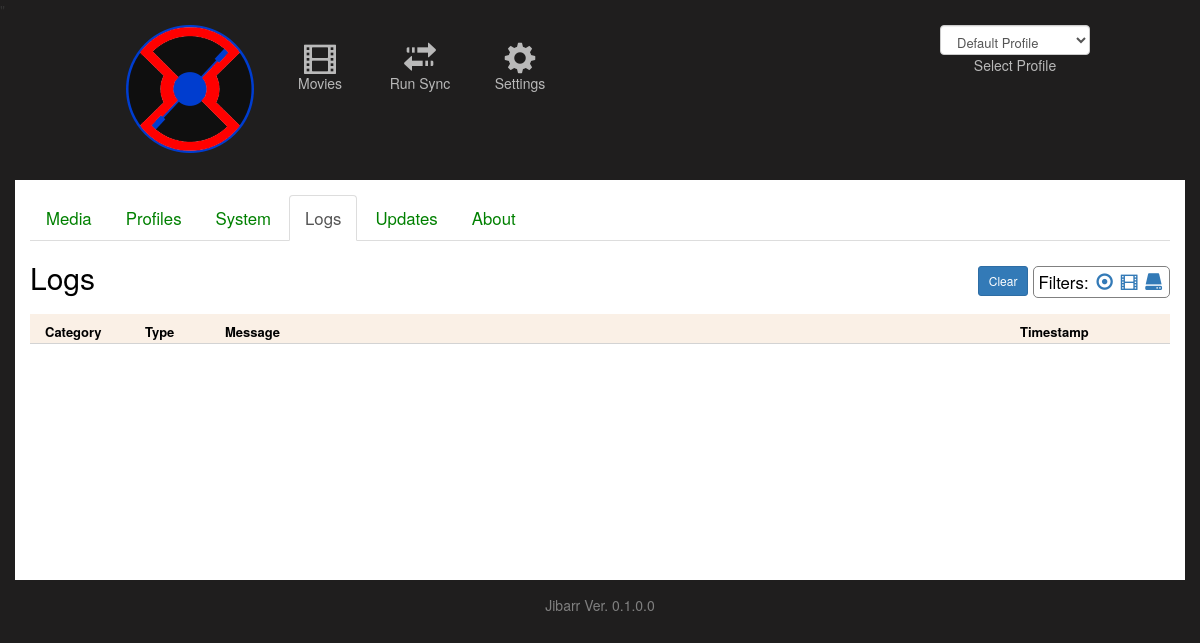
The page /jibarr/logs/?filter=Media on the database as committed earlier.
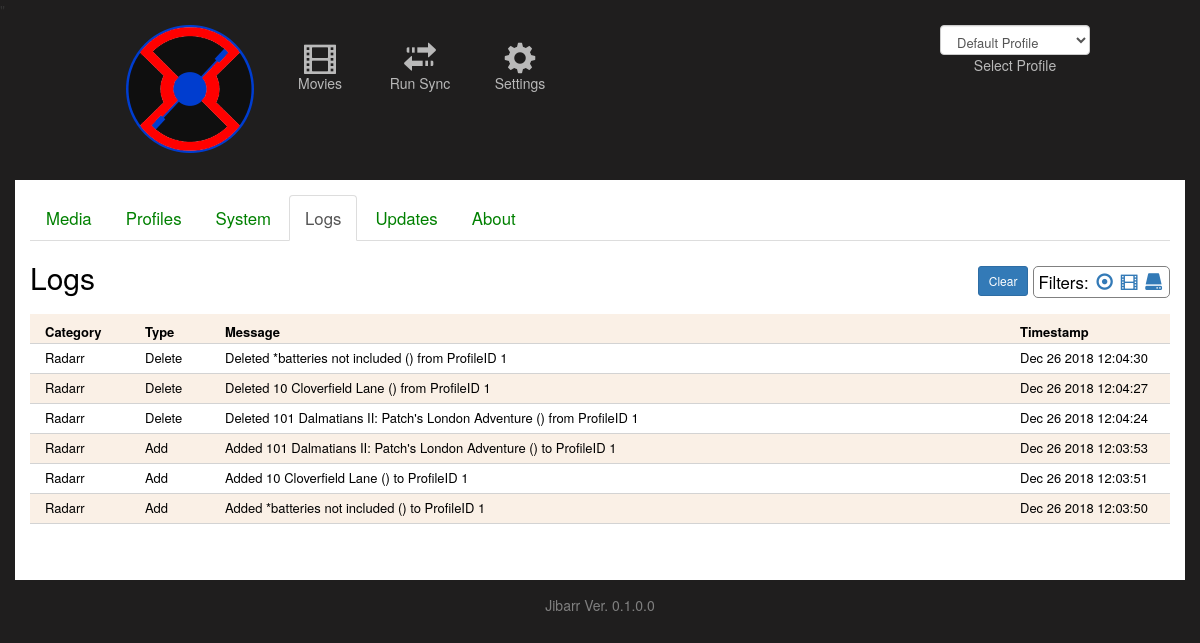
The same page on the database as committed later.
### jibarr/models/settings.py (models this page shows)
class Settings(models.Model):
    id = models.IntegerField(db_column='Id', auto_created=True, primary_key=True, serialize=False, verbose_name='ID')
    radarr_enabled = models.IntegerField(db_column='RADARR_Enabled', null=False)
    radarr_path =  models.TextField(db_column='RADARR_Path')
    radarr_apikey = models.TextField(db_column='RADARR_APIKey')
    radarr_last_sync = models.TextField(db_column='RADARR_Last_Sync')
    sonarr_enabled = models.IntegerField(db_column='SONARR_Enabled', null=False)
    sonarr_path =  models.TextField(db_column='SONARR_Path')
    sonarr_apikey = models.TextField(db_column='SONARR_APIKey')
    sonarr_last_sync = models.TextField(db_column='SONARR_Last_Sync')
    lidarr_enabled = models.IntegerField(db_column='LIDARR_Enabled', null=False)
    lidarr_path =  models.TextField(db_column='LIDARR_Path')
    lidarr_apikey = models.TextField(db_column='LIDARR_APIKey')
    lidarr_last_sync = models.TextField(db_column='LIDARR_Last_Sync')
    jibarr_version = models.TextField(db_column='Jibarr_Version')
    scheduler_enabled = models.IntegerField(db_column='Scheduler_Enabled')
    objects = models.Manager()
    class Meta:
        managed = False
        db_table = 'Jibarr_settings'

### jibarr/models/logs.py (models this page shows)
class Logs(models.Model):
    id = models.AutoField(auto_created=True, primary_key=True, serialize=False, verbose_name='ID')
    log_type = models.CharField(max_length=25)
    log_message = models.CharField(max_length=2000)
    log_datetime = models.CharField(max_length=200)
    log_category = models.CharField(max_length=25)
    objects = models.Manager()
    class Meta:
        db_table = 'Jibarr_logs'

### jibarr/views/logs.py (the view)
def logs(request):
    prof_id = 1
    try:
        prof_id = request.session["prof_id"]
    except KeyError:
        pass
    filterCriteria = "all"
    try:
        if(request.GET.get("filter")):
            if(request.GET.get("filter") == "Media"):
                filterCriteria = "Radarr"
            else:
                filterCriteria = request.GET.get("filter")
    except KeyError:
        pass
    system_settings = Settings.objects.all()[:1].get()
    prof_list = Profile.objects.all()
    if(filterCriteria=='all'):
        log_list = Logs.objects.all().order_by('-log_datetime')
    else:
        log_list = Logs.objects.all().order_by('-log_datetime').filter(log_category = filterCriteria)
    context = {
        'system_settings': system_settings,
        'log_list': log_list,
        'prof_list': prof_list,
        'prof_id': prof_id
    }
    template = loader.get_template("jibarr/logs.html")
    return HttpResponse(template.render(context, request))

### jibarr/templates/jibarr/logs.html (shortened to what this page needs)
{% extends "./base.html" %}
{% load static %}
{% block content %}
<div class='CONTAINER' style="font-size:larger;padding-bottom:20px;">
    <ul class="nav nav-tabs" style="margin-top:10px;">
        <li><a href="/jibarr/settings">Media</a></li>
        <li><a href="/jibarr/profiles">Profiles</a></li>
        <li><a href="/jibarr/systemsettings">System</a></li>
        <li class="active"><a href="/jibarr/logs">Logs</a></li>
        <li><a href="/jibarr/updates">Updates</a></li>
        <li><a href="/jibarr/about">About</a></li>
    </ul>
    <div style="padding-bottom:10px;">
        <div style="float:right;">
            <div id="divFilters" style="margin-top:5px;float:right;border-radius:5px;border:1px solid grey;padding:3px 4px 3px 4px;">
                Filters:
                <a href="?filter=all"><i style="padding-left:3px;padding-right:3px;cursor:pointer;" class='glyphicon glyphicon-record' title='Show All' ></i></a>
                <a href="?filter=Media"><i style="padding-right:3px;cursor:pointer;" class='glyphicon glyphicon-film' title='Show Media Only'></i></a>
                <a href="?filter=System"><i style="padding-right:3px;cursor:pointer;" class='glyphicon glyphicon-hdd' title='Show System Only'></i></a>
            </div>
            <div style="float:right;padding:5px;">
                <button type="button" class="btn btn-primary btn-sm" onclick="clearLogs();">Clear</button>
            </div>
        </div>
        <h2>Logs </h2>
    </div>
    <div class="divRow" style="font-size:small;font-weight:bold;padding-left:15px;padding-top:9px;">
        <div style="float:left;width:100px;">Category</div>
        <div style="float:left;width:80px;">Type</div>
        <div style="float:left;">Message</div>
        <div style="float:right;width:150px;">Timestamp</div>
    </div>
    {% for var in log_list %}
    <div class="divRow" style="font-size:small;padding-left:15px;padding-top:5px;">
        <div style="float:left;width:100px;">{{ var.log_category }}</div>
        <div style="float:left;width:80px;">{{ var.log_type }}</div>
        <div style="float:left;">{{ var.log_message }}</div>
        <div style="float:right;width:150px;">{{ var.log_datetime }}</div>
    </div>
    {% endfor %}
</div>
{% endblock content %}

### jibarr/templates/jibarr/base.html (shortened to what this page needs)
{% load static %}
<html lang="en">
    <head>
        <link rel="stylesheet" type="text/css" href="{% static 'jibarr/styles.css' %}">
        <link rel="stylesheet" type="text/css" href="{% static 'jibarr/bootstrap-3.3.7-dist/css/bootstrap.css' %}">
        <link rel="stylesheet" href="{% static 'jibarr/jquery-ui-1.12.1/jquery-ui.css' %}">
        <link rel="stylesheet" type="text/css" href="{% static 'jibarr/jquery.toastmessage.css' %}">
    </head>
    <body style='background-color:#1F1E1E;margin:0px;'>
        <div style='position:relative;'>"
            <div style='margin:5px 110px auto 110px;height:155px;color:white;' class="HEADERMENU">
                <div style='width:160px;text-align:center;float:left;'><a href="/jibarr/"><img src="{% static 'jibarr/images/Jibarr_logo.png' %}"></a></div>
                {% if system_settings.radarr_enabled == 1 %}<a href="/jibarr/movies"><div class="HEADERITEM"><i class="glyphicon glyphicon-film" style="font-size:xx-large;"></i><br/>Movies</div></a>{% endif %}
                <a href="/jibarr/runsync"><div class="HEADERITEM"><i class="glyphicon glyphicon-transfer" style="font-size:xx-large;"></i><br/>Run Sync</div></a>
                <a href="/jibarr/settings"><div class="HEADERITEM"><i class="glyphicon glyphicon-cog" style="font-size:xx-large;"></i><br/>Settings</div></a>
                <div style="float:right;width:150px;text-align:right;">
                    <select id="ddlProfiles" onchange="profileChanged();" class="form-control" style="height:30px;font-size:small;">
                        {% for prof in prof_list %}
                            <option value="{{ prof.id }}">{{ prof.profile_name }}</option>
                        {% endfor %}
                    </select>
                    <div style="text-align:center;color:#b9b9b9;">Select Profile</div>
                </div>
            </div>
            <div id="content">
                {% block content %}{% endblock %}
            </div>
        </div>
        <div style="padding-bottom:65px;padding-top:15px;text-align:center;color:grey;">Jibarr Ver. {{ system_settings.jibarr_version }}</div>
    </body>
</html>

### jibarr/static/jibarr/styles.css (style rules this page uses)
li a { color: green; }
.CONTAINER { background-color:white;color:black;padding:5px;min-height:400px; }
.HEADERITEM { color:#b9b9b9;border-radius:10px;height:75px;width:100px;text-align:center;float:left;padding:15px 10px 10px 10px;text-align:center;border:1px solid #1F1E1E; }
.divRow { height:30px;border-bottom:1px solid lightgrey; }
.divRow:nth-of-type(even) { background-color:linen; }

Rows that differ between the two databases and show on the page:
added Logs: log_category "Radarr", log_type "Delete", log_message "Deleted *batteries not included () from ProfileID 1", log_datetime "Dec 26 2018 12:04:30"
added Logs: log_category "Radarr", log_type "Delete", log_message "Deleted 10 Cloverfield Lane () from ProfileID 1", log_datetime "Dec 26 2018 12:04:27"
added Logs: log_category "Radarr", log_type "Delete", log_message "Deleted 101 Dalmatians II: Patch's London Adventure () from ProfileID 1", log_datetime "Dec 26 2018 12:04:24"
added Logs: log_category "Radarr", log_type "Add", log_message "Added 101 Dalmatians II: Patch's London Adventure () to ProfileID 1", log_datetime "Dec 26 2018 12:03:53"
added Logs: log_category "Radarr", log_type "Add", log_message "Added 10 Cloverfield Lane () to ProfileID 1", log_datetime "Dec 26 2018 12:03:51"
added Logs: log_category "Radarr", log_type "Add", log_message "Added *batteries not included () to ProfileID 1", log_datetime "Dec 26 2018 12:03:50"
